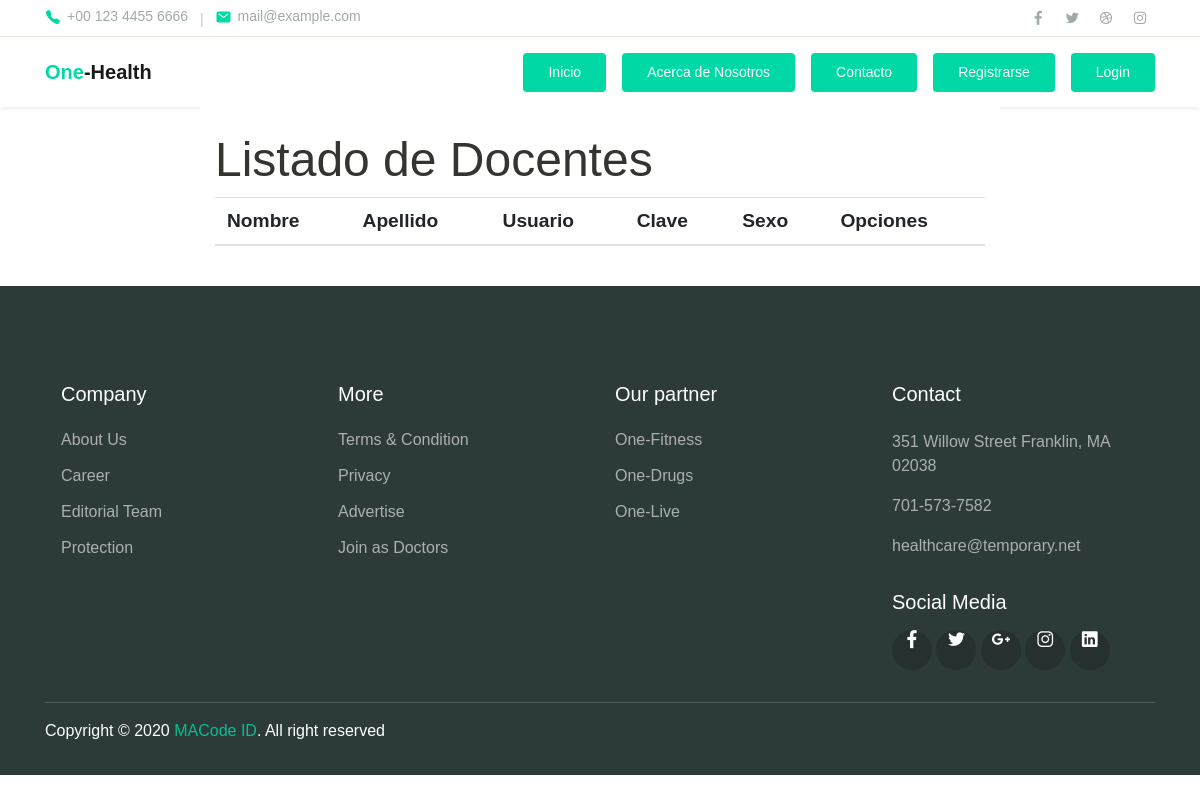
The app's page /gestion_pacientes/, older data.
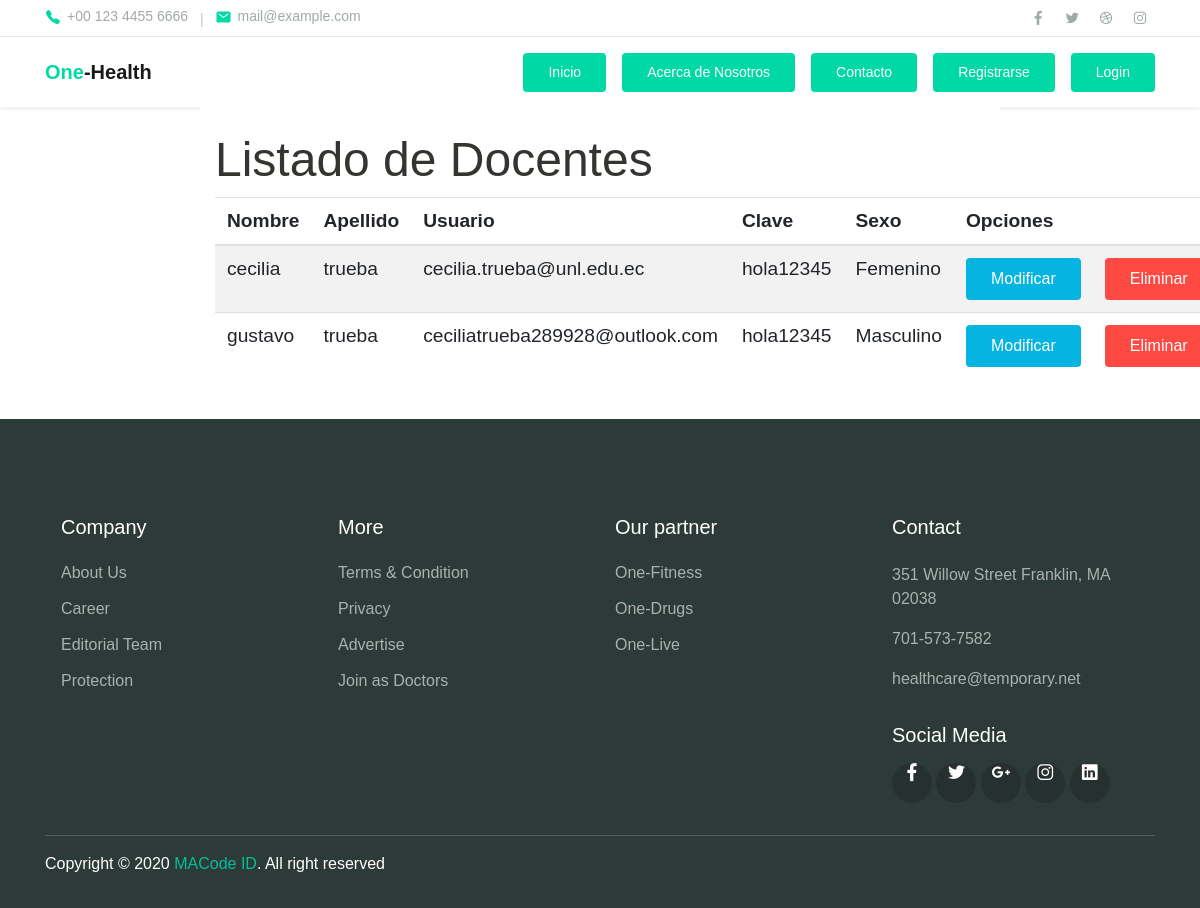
The same page, newer data.
### sistema_agendamiento/models.py (models this page shows, shortened)
class Paciente(models.Model):
    OPCION_SEXO = [
        ('Masculino', 'Masculino'),
        ('Femenino', 'Femenino')
    ]
    nombre = models.CharField(max_length=50)
    apellido = models.CharField(max_length=50)
    usuario = models.EmailField(unique=True)
    clave = models.CharField(max_length=15)
    sexo = models.CharField(max_length=15, choices=OPCION_SEXO)

### sistema_agendamiento/views.py (the view)
# urls.py: path('gestion_pacientes/', views.gestion_pacientes, name='gestion_pacientes'),
def gestion_pacientes(request):
    listapacientes = Paciente.objects.all()
    return render(request, "html/gestion_pacientes.html", {"listapacientes":listapacientes})

### sistema_agendamiento/templates/html/gestion_pacientes.html (shortened to what this page needs)
{% load static %}
{% include "html/nav.html" %}
{% load crispy_forms_tags %}
<div class="col-md-8 py-4 bg-white mx-auto">
        <h2 class="display-4 text-dark etiqueta-grande titulo-grande">Listado de Docentes</h2>
        <table class="table table-blue table-striped tabla-grande">
          <thead>
             <tr>
              <th>Nombre</th>
              <th>Apellido</th>
              <th>Usuario</th>
              <th>Clave</th>
              <th>Sexo</th>
                 <th colspan="2">Opciones</th>
            </tr>
          </thead>
          <tbody>
            {% for d in listapacientes %}
              <tr>
                <td class="centrado">{{ d.nombre }}</td>
                <td class="centrado">{{ d.apellido }}</td>
                <td class="centrado">{{ d.usuario }}</td>
                <td class="centrado">{{ d.clave }}</td>
                <td class="centrado">{{ d.sexo}}</td>
                <td><a href="/modificar_pacientes/{{ d.nombre }}" class="btn btn-info">Modificar</a></td>
                <td><a href="/eliminar_pacientes/{{ d.nombre }}" class="btn btn-danger">Eliminar</a></td>
              </tr>
            {% endfor %}
          </tbody>
        </table>
      </div>
{% include "html/finalpagina.html" %}

Row changes from the older to the newer data that the page shows:
added Paciente: nombre "cecilia", apellido "trueba", usuario "cecilia.trueba@unl.edu.ec", clave "hola12345", sexo "Femenino"
added Paciente: nombre "gustavo", apellido "trueba", usuario "ceciliatrueba289928@outlook.com", clave "hola12345", sexo "Masculino"
